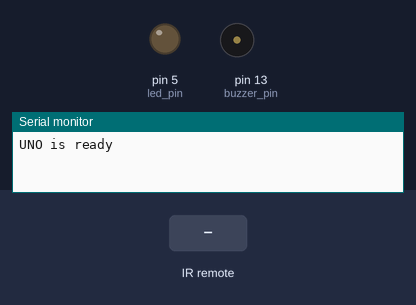
Recording of a sketch running on a simulated Arduino Uno, built with avr-gcc and run on an emulated ATmega328P. On the bench: output pins drawn as LEDs (lit = HIGH), buzzer (waves = sounding, pin HIGH), the last lines printed to the serial monitor. The inputs (shaded band) are chosen by the test bench.

Above: at 1.2 s.
1.3 s: infrared code 0x16 received
At 2.6 s:
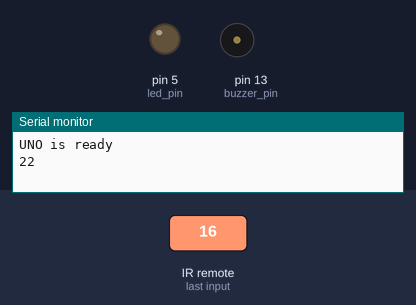
2.9 s: infrared code 0xC received
At 4.0 s:
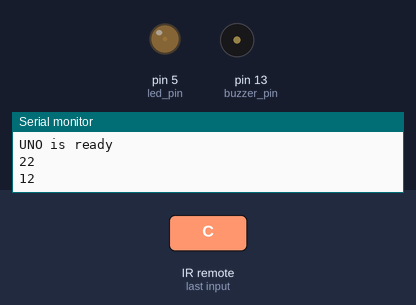
4.5 s: infrared code 0x18 received
At 5.2 s:
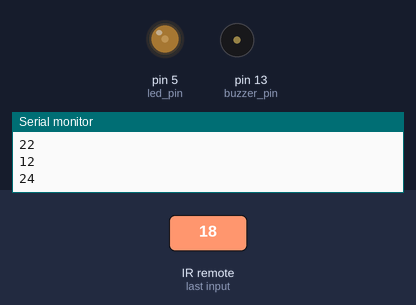
6.1 s: infrared code 0x5E received
At 7.4 s:
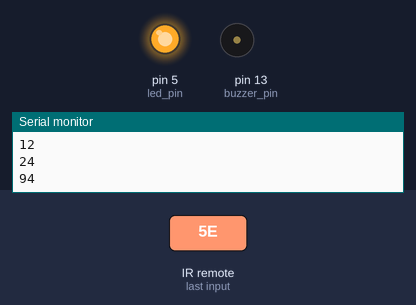
7.7 s: infrared code 0x16 received
At 8.9 s:
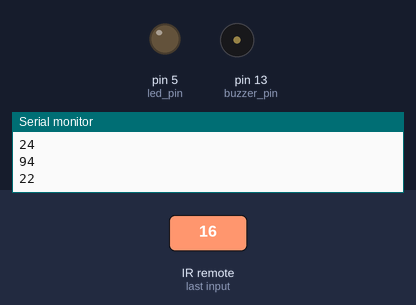
Timing chart, 0 to 10.3 s (numbered marks = the images above; inputs shaded):
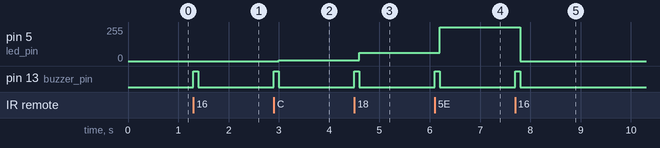

Measured:
- after the input at 1.3 s, pin 13 (buzzer_pin): LOW → HIGH at once, → LOW 0.10 s later
- after the input at 2.9 s, pin 5 (led_pin): 0/255 → 7/255 after 0.10 s; pin 13 (buzzer_pin): LOW → HIGH at once, → LOW 0.10 s later
- after the input at 4.5 s, pin 5 (led_pin): 7/255 → 63/255 after 0.10 s; pin 13 (buzzer_pin): LOW → HIGH at once, → LOW 0.10 s later
- after the input at 6.1 s, pin 5 (led_pin): 63/255 → 255/255 after 0.10 s; pin 13 (buzzer_pin): LOW → HIGH at once, → LOW 0.10 s later
- after the input at 7.7 s, pin 5 (led_pin): 255/255 → 0/255 after 0.10 s; pin 13 (buzzer_pin): LOW → HIGH at once, → LOW 0.10 s later

The sketch:

remote_2.ino
```cpp
#include <IRremote.hpp>

const int IR_RECEIVE_PIN = 12;

int led_pin = 5;
int buzzer_pin = 13;

decode_results results;

void setup() {
  Serial.begin(9600);
  Serial.println("UNO is ready");
  IrReceiver.begin(IR_RECEIVE_PIN, ENABLE_LED_FEEDBACK);
  pinMode(led_pin, OUTPUT);
  pinMode(buzzer_pin, OUTPUT);
}

void loop() {
  if (IrReceiver.decode())
  {
    Serial.println(IrReceiver.decodedIRData.command);
    handle_control(IrReceiver.decodedIRData.command);
    IrReceiver.resume();
  }
}


void handle_control(unsigned long value)
{
  digitalWrite(buzzer_pin, HIGH);
  delay(100);
  digitalWrite(buzzer_pin, LOW);

  switch (value)
  {
    case 22: //0
      analogWrite(led_pin, 0);
      break;
    case 12: //1
      analogWrite(led_pin, 7);
      break;
    case 24: //2
      analogWrite(led_pin, 63);
      break;
    case 94: //3
      analogWrite(led_pin, 255);
      break;
  }
}
```
